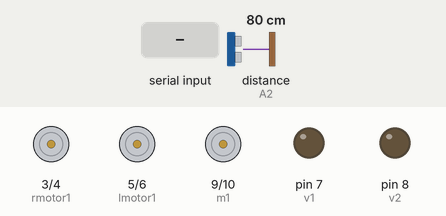
A sketch run on a simulated Arduino Uno, built with avr-gcc and run on an emulated ATmega328P. Parts: motor-driver pin pairs drawn as motors (green arrow = first pin HIGH = forward, orange = second pin HIGH = backward, longer = more drive), output pins drawn as LEDs (lit = HIGH). Wiring (inferred from the names in the program): ultrasonic range finder: trigger A3; echo A2. Inputs (shaded band) come from the test bench; at power-on: distance to the obstacle (sensor on A2) 80 cm. The echo pulse lasts 58.3 µs per cm; pins used as bus, display or sensor lines are not drawn.

Above: at 1.2 s.
1.3 s: "R" received over Serial
At 2.1 s:
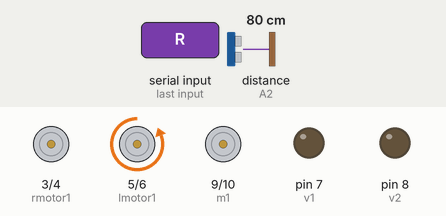
2.8 s: "L" received over Serial
At 3.2 s:
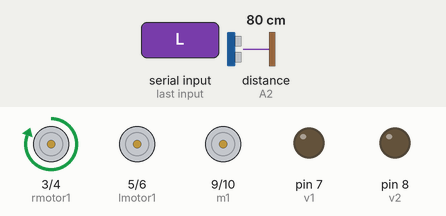
4.3 s: "F" received over Serial
At 5.4 s:
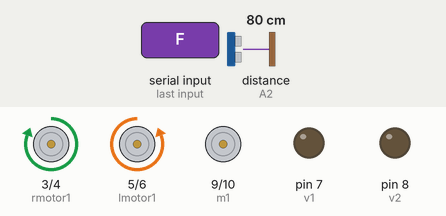
5.8 s: "B" received over Serial
At 6.7 s:
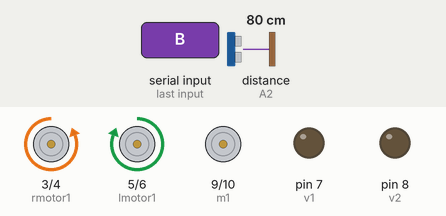
7.3 s: "V" received over Serial
At 7.7 s:
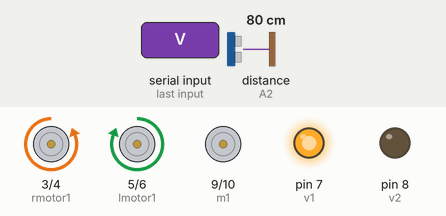
8.8 s: "M" received over Serial
At 10.2 s:
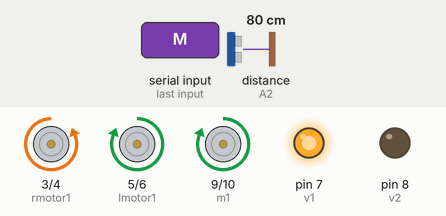
Timing chart, 0 to 11.3 s (numbered marks = the images above; inputs shaded):
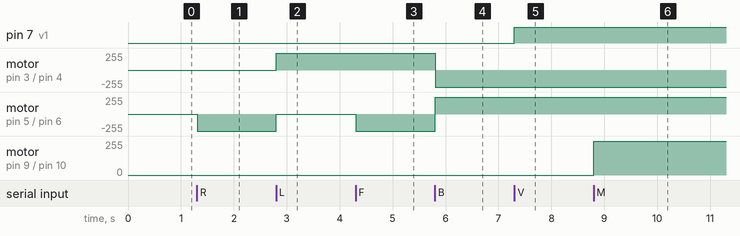

Measured:
- after the input at 1.3 s, motor on pin 5 (lmotor1) / pin 6 (lmotor2): stopped → backward 255/255 at once
- after the input at 2.8 s, motor on pin 3 (rmotor1) / pin 4 (rmotor2): stopped → forward 255/255 at once; motor on pin 5 (lmotor1) / pin 6 (lmotor2): backward 255/255 → stopped at once
- after the input at 4.3 s, motor on pin 5 (lmotor1) / pin 6 (lmotor2): stopped → backward 255/255 at once
- after the input at 5.8 s, motor on pin 3 (rmotor1) / pin 4 (rmotor2): forward 255/255 → backward 255/255 at once; motor on pin 5 (lmotor1) / pin 6 (lmotor2): backward 255/255 → forward 255/255 at once
- after the input at 7.3 s, pin 7 (v1): LOW → HIGH at once
- after the input at 8.8 s, motor on pin 9 (m1) / pin 10 (m2): stopped → forward 255/255 at once

The sketch:

code.ino
```cpp
int rmotor1=3;//right +
int rmotor2=4;//right -
int lmotor1=5;//left -
int lmotor2=6;//left +
int v1=7;//vacuum +
int v2=8;//vacuum -
int m1=9;//mop +
int m2=10;//mop -
int inbyte=0;
int ren=11;//right motor enable
int len=12;//left motor enable
int ven=A0;//vacuum enable
int men=A1;//mop enable
int echo=A2;
int trigger=A3;
float duration;
float distance;
void setup() {
 // put your setup code here, to run once:
pinMode(rmotor1, OUTPUT);//configuring each pins with its function
pinMode(rmotor2, OUTPUT);pinMode(lmotor1, OUTPUT);
pinMode(lmotor2, OUTPUT);
pinMode(v1, OUTPUT);
pinMode(v2, OUTPUT);
pinMode(m1, OUTPUT);
pinMode(m2, OUTPUT);
pinMode(echo,INPUT);
 pinMode(trigger,OUTPUT);
digitalWrite(rmotor1, LOW); //set both motors off for start-up
digitalWrite(rmotor2, LOW);
digitalWrite(lmotor1, LOW);
digitalWrite(lmotor2, LOW);
digitalWrite(v1, LOW);
digitalWrite(v2, LOW);
digitalWrite(m1, LOW);
digitalWrite(m2, LOW);
digitalWrite(ren, HIGH);//enabling all motors
digitalWrite(len, HIGH);
digitalWrite(ven, HIGH);
digitalWrite(men, HIGH);
Serial.begin(9600);
}
void loop() {
 // put your main code here, to run repeatedly:
 digitalWrite(trigger, LOW);
 delayMicroseconds(2);
 digitalWrite(trigger, HIGH);
 delayMicroseconds(10);
 digitalWrite(trigger, LOW);
 duration=pulseIn(echo,HIGH);
 distance=(duration*0.034)/2;
 if(distance<10)//stoping the robot when obstacle is less than 10cm
 {
 digitalWrite(rmotor1, LOW);
digitalWrite(rmotor2, LOW);
digitalWrite(lmotor1, LOW);
digitalWrite(lmotor2, LOW);
digitalWrite(lmotor2, LOW);
digitalWrite(v1, LOW);
digitalWrite(v2, LOW);
digitalWrite(m1, LOW);
digitalWrite(m2, LOW);
 }
else if (Serial.available() > 0)
{
inbyte = Serial.read();
}
switch(inbyte)
{
case 'S': // control to stop the robot
digitalWrite(rmotor1, LOW);
digitalWrite(rmotor2, LOW);
digitalWrite(lmotor1, LOW);
digitalWrite(lmotor2, LOW);
digitalWrite(lmotor2, LOW);
digitalWrite(v1, LOW);
digitalWrite(v2, LOW);
digitalWrite(m1, LOW);
digitalWrite(m2, LOW);
inbyte='*';
break;
case 'R': //control for right
digitalWrite(rmotor1, LOW);
digitalWrite(rmotor2, LOW);
digitalWrite(lmotor1, LOW);
digitalWrite(lmotor2, HIGH);
inbyte='*';
break;
case 'L': //control for left
digitalWrite(rmotor1, HIGH);
digitalWrite(rmotor2, LOW);
digitalWrite(lmotor1, LOW);
digitalWrite(lmotor2, LOW);
inbyte='*';
break;
case 'F': //control for forward
digitalWrite(rmotor1, HIGH);
digitalWrite(rmotor2, LOW);
digitalWrite(lmotor1, LOW);
digitalWrite(lmotor2, HIGH);
inbyte='*';
break;
case 'B': //control for backward
digitalWrite(rmotor1, LOW);
digitalWrite(rmotor2, HIGH);
digitalWrite(lmotor1, HIGH);
digitalWrite(lmotor2, LOW);
inbyte='*';
break;
case 'V'://vacuum on
digitalWrite(v1, HIGH);
digitalWrite(v2, LOW);
inbyte='*';
break;
case 'v'://vacuum off
digitalWrite(v1, LOW);
digitalWrite(v2, LOW);
inbyte='*';
break;
case 'M'://mop on
digitalWrite(m1, HIGH);
digitalWrite(m2, LOW);
inbyte='*';
break;
case 'm'://mop off
digitalWrite(m1, LOW);
digitalWrite(m2, LOW);
inbyte='*';
break;
}}
```
